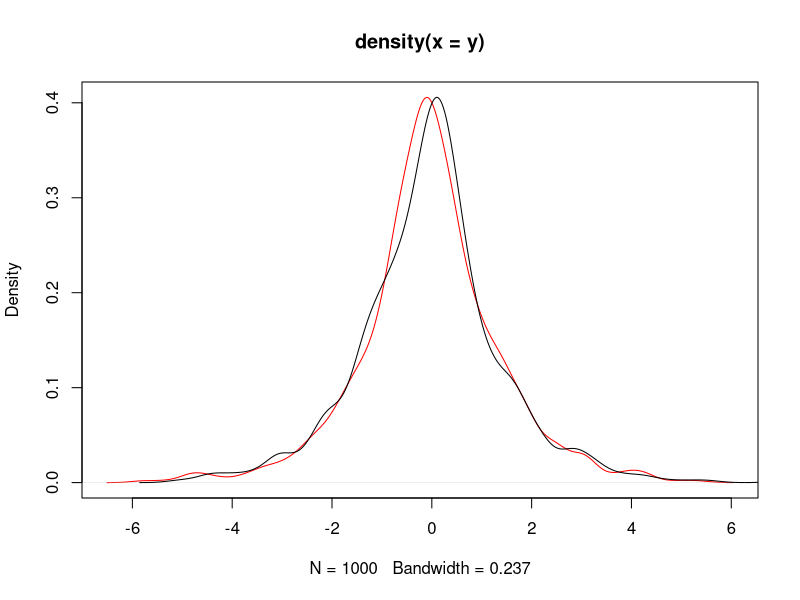
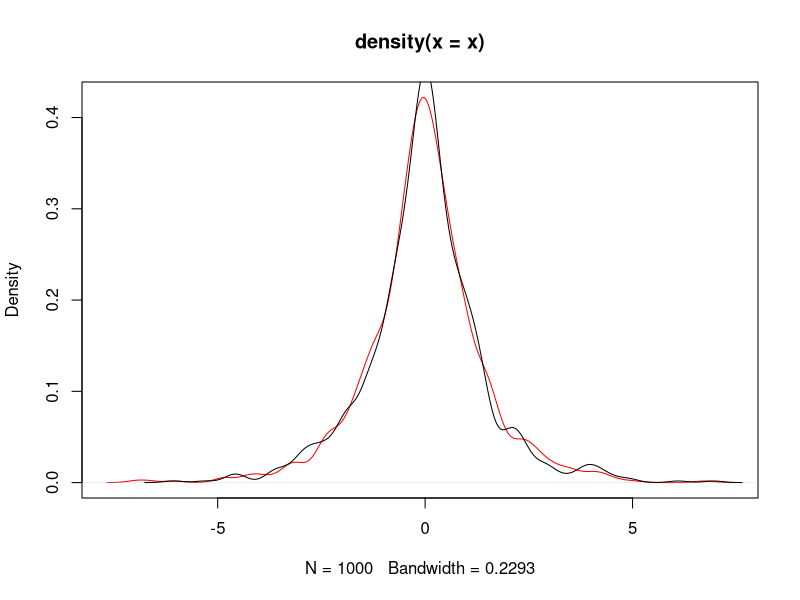
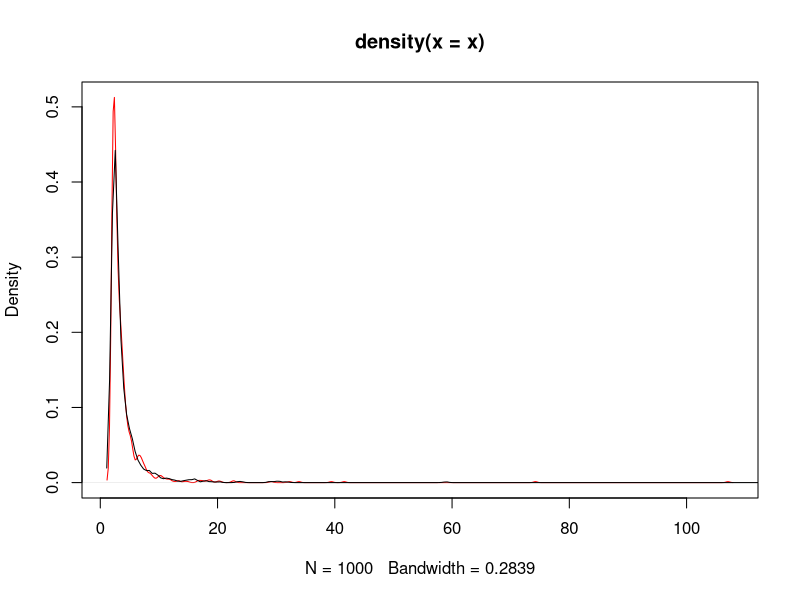
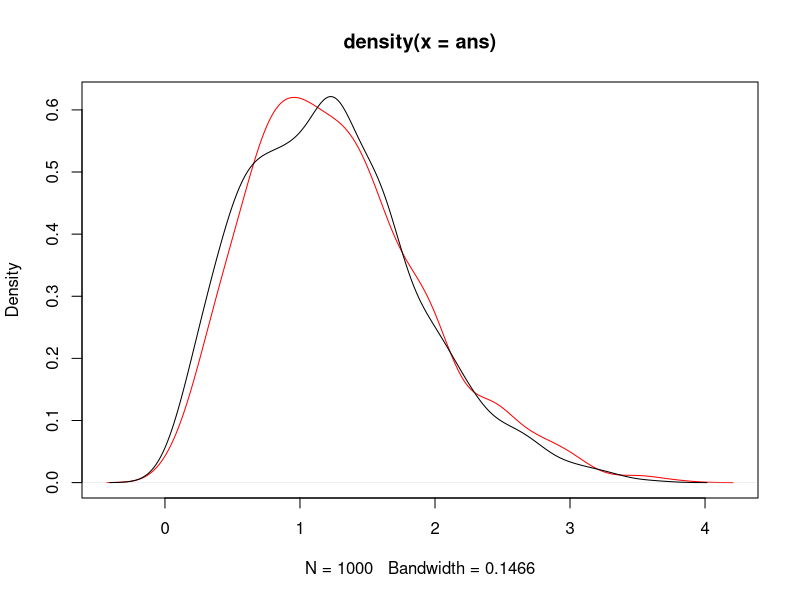
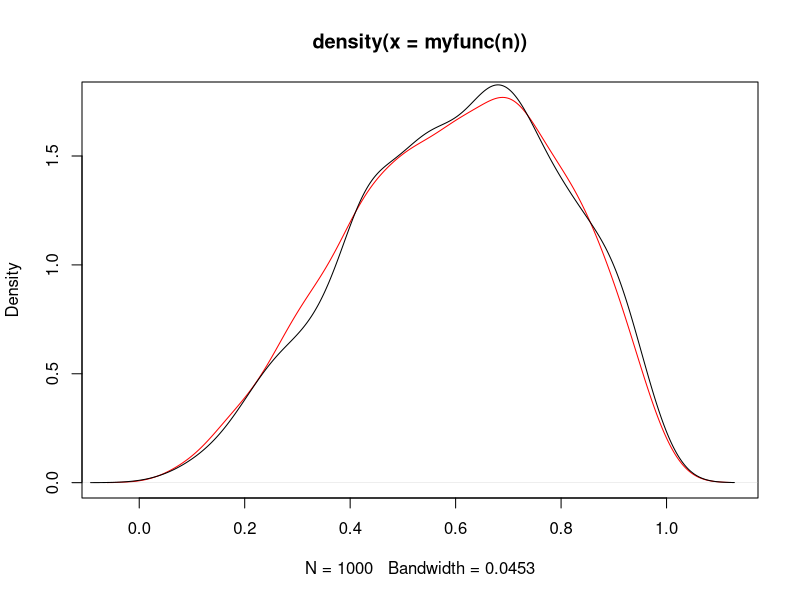

Source code (R) for these figures, in order: (Note: this script raises an error after producing the figures.)
# stat computing123

# 3.2 laplace distribution
# acceptance-rejection method
# f(x) = exp(-|x|)/2
# f(x) < 1/2
# g(x) = 1/12
# c = 6
# determine the upper and lower for x
-optim(0,function (x) -exp(-abs(x))/2)$value
uniroot(function (x) exp(-abs(x))/2 - 0.001,c(-10,0),tol = 1e-9)$root



n <- 1000;k <- j <- 0
y <- numeric(n)

while (k < n) {
  u <- runif(1)
  j <- j + 1
  x <- runif(1,-6,6)
  if (exp(-abs(x)) > u){
    k <- k+1
    y[k]  <- x
 } 
}
plot(density(y),col='red')
lines(density(VGAM::rlaplace(n)))
# the inverse transform method
# F^{-1}(p)= sgn(p-0.5)ln(1-2|p-0.5|)
set.seed(123)
p = runif(n)
x = -sign(p-0.5)*log(1-2*abs(p-0.5))
plot(density(x),col='red')
lines(density(VGAM::rlaplace(n)))

# exercise 3.3
# F(x) = 1 - (b/x)^a
# x = exp(log(b) - log(1-u)/a)
a <- b <- 2
u <- runif(n)
x = exp(log(b) - log(1-u)/a)
plot(density(x),col='red')
lines(density(VGAM::rpareto(n,2,2)))


# exercise 3.4:the rayleigh density
# F(x)=1-exp(-x^2/(2sigma^2))

library(VGAM)
n = 1000

scale = 1
ans <- scale * sqrt(-2 * log(runif(n)))

plot(density(ans),col='red')
lines(density(rrayleigh(n)))

# 3.5 
set.seed(123)
library(dplyr)
n <- 10^3
u = runif(n)
x = case_when(u <= 0.1 ~ 0,
              u > 0.1 & u <= 0.3 ~ 1,
              u > 0.3 & u <= 0.5 ~ 2,
              u > 0.5 & u <= 0.7 ~ 3,
              u > 0.7 & u <= 1 ~ 4)

y <- sample(0:4, size = n, replace = T, 
       prob = c(0.1,0.2,0.2,0.2,0.3))

rbind(table(x)/n,table(y)/n)

# 3.6 prove

# 3.7
# f(x) < 1.8
# c = 2


myfunc <- function(n) {
k <- j <- 0
y <- numeric(n)

while (k < n) {
  u <- runif(1)
  j <- j + 1
  x <- runif(1)
  if (6*x^2*(1-x) > u){
    k <- k+1
    y[k]  <- x
  } 
}
return(y)
}
plot(density(myfunc(n)),col='red')
lines(density(rbeta(n,3,2)))

# 3.8
rm(list=ls)
myfunc <- function(n,mu,sigma) exp(rnorm(n,mu,sigma))

n <- 10^3;mu <- 0;sigma <- 1

x <- myfunc(n,mu,sigma)
# please note :The log normal distribution has density

# f(x) = 1/(√(2 π) σ x) e^-((log x - μ)^2 / (2 σ^2))

# where μ and σ are the mean and standard deviation of the logarithm. 
# The mean is E(X) = exp(μ + 1/2 σ^2),
# and the variance Var(X) = exp(2*μ + σ^2)*(exp(σ^2) - 1)

plot(x,dlnorm(x,meanlog = mu + sigma^2/2,
              sdlog= 2*mu + sigma^2 - log(exp(sigma^2) - 1)),
     col='black')

lines(density(x),col='red')

# 3.9
rm(list=ls())
myfunc <- function(n){
  U1 <- runif(n,-1,1)
  U2 <- runif(n,-1,1)
  U3 <- runif(n,-1,1)
  return(ifelse(abs(U3) >= abs(U1) & abs(U3) >= abs(U2),U2,U3))
  
}
x <- myfunc(10^3)

plot(x,(1-x^2)*3/4,col='red')
lines(density(x))

# 3.11
rm(list=ls())
p1 <- 0.75;n=1000
y <- p1*rnorm(n) + (1-p1)*rnorm(n,mean = 3,sd = 1)
plot(density(y))

for ( i in seq(0.1,0.9,0.1)){
  lines(density(i*rnorm(n) + (1-i)*rnorm(n,mean = 3,sd = 1)),col= 10*i)
}

# 3.12
n = 10^3;beta=2;r=4
y = rexp(n,rgamma(1,shape = 4,rate = 2))

# 3.13
plot(density(y),col ='red')
lines(density(exp(log(beta)-log(runif(n))/r)-beta))

# 3.14
rm(list=ls())
rmvn.Choleski <-
  function(n, mu, Sigma) {
    # generate n random vectors from MVN(mu, Sigma)
    # dimension is inferred from mu and Sigma
    d <- length(mu)
    Q <- chol(Sigma) # Choleski factorization of Sigma
    Z <- matrix(rnorm(n*d), nrow=n, ncol=d)
    X <- Z %*% Q + matrix(mu, n, d, byrow=TRUE)
    X
  }

X <- rmvn.Choleski(200, mu = 0:2, 
                   Sigma = matrix(c(10,-5,5,-5,10,-5,5,-5,10)/10,
                                  nrow=3,byrow = T))
pairs(X)

cor(X)
apply(X,2,mean)


# 3.17
rmvn.Choleski <-
  function(n, mu, Sigma) {
    # generate n random vectors from MVN(mu, Sigma)
    # dimension is inferred from mu and Sigma
    d <- length(mu)
    Q <- chol(Sigma) # Choleski factorization of Sigma
    Z <- matrix(rnorm(n*d), nrow=n, ncol=d)
    X <- Z %*% Q + matrix(mu, n, d, byrow=TRUE)
    X
  }
X <- rmvn.Choleski(200, mu, Sigma)
pairs(X)

# 3.18
d = 5
(m2 <- matrix(1:d^2, 5, 5))
# lower.tri(m2)
m2[lower.tri(m2)] <- 0
m2

for ( i in 1:d) {
  for (j in i:d) {
    m2[i,j] = ifelse(i == j,sqrt(rchisq(1,d-i+1)),rnorm(1))
    
  }
}
m2


# Chapter 6
# 6.1
n <- 10^4
x <- runif(n,min = 0,max = pi/3)
theta_hat <- mean(sin(x))*pi/3
print(theta_hat)
print(cos(0)-cos(pi/3))

# 6.2
x <- seq(.1,2.5,length = 10)
m <- 10^4
u <- runif(m)
cdf <- numeric(length(x))
for (i in 1:length(x)){
  cdf[i] <-  mean(x[i]*exp(-(u*x[i])^2/2))/sqrt(2*pi)
  
}
phi <- pnorm(x)-pnorm(0)
print(round(rbind(x,cdf,phi),3))

x <- 2;m <- 10^4;z <- rnorm(m)
g <- (z < x); v <- mean((g - mean(z))^2)/m
cdf <- mean(g)
v;c(cdf - 1.96*sqrt(v),cdf + 1.96*sqrt(v))

# 6.3
set.seed(123)
rm(list = ls())
n <- 10^4;x <- runif(n,min = 0, max = 0.5)

theta.hat <- mean(exp(-x))/2

print(theta.hat);print(1- exp(-0.5))

b  <-  1/2;a  <-  0
var_g <- mean((exp(-x) - mean(exp(-x)))^2)
v <- var_g*(b - a)^2/n
v
# exponential
set.seed(123)
rm(list = ls())
n <- 10^4;x <- rexp(n)

theta.hat <- mean(exp(-x))/2

print(theta.hat);print(1- exp(-0.5))

b  <-  1/2;a  <-  0
var_g <- mean((exp(-x) - mean(exp(-x)))^2)
v <- var_g*(b - a)^2/n
v

# 6.4
rm(list = ls())
set.seed(123)

x <- c(1:9)/10
m <- 10^4
u <- runif(m)
cdf <- numeric(length(x))
for (i in 1:length(x)){
  g <- u^2*x[i]^3*(1 - u*x[i])^2
  cdf[i] <- gamma(6)*mean(g)/gamma(3)^2
}
phi <- pbeta(x,3,3)
print(round(rbind(x,cdf,phi),3))

# 6.5 

rm(list = ls())
set.seed(123)

x <- 2;m <- 10^4;z <- rnorm(m);g <- (z < x)
v <- mean((g-mean(g))^2)/m;v

g1 <- mean(z < x)
v1 <- g1*(1-g1)/m;
v;v1

# 6.6
rm(list = ls())
set.seed(123)
m <- 10^4
u <- runif(m)
cov(exp(u),exp(1-u))
var(exp(u));var(exp(1-u));var(exp(u) + exp(1-u))

# simple MC vs antithetic variates
x <- numeric()
MC.Phi <- function(R = 10^4, antithetic = TRUE) {
    u <- runif(R/2)
    if (!antithetic) v <- runif(R/2) else
      v <- 1 - u
    u <- c(u, v)
    g <- exp(u)
    x <- mean(g) 
  return(x)
}
m <- 10^3
MC1 <- MC2 <- numeric(m)

for (i in 1:m){
  MC1[i] <- MC.Phi(R = 10^3,antithetic = F)
  MC2[i] <- MC.Phi(R = 10^3,antithetic = T)
}

var(MC1)
var(MC2)
(1-var(MC2)/var(MC1))*100  #reduction in variance

# 6.9
rm(list = ls())
Rayleigh <- function(x, m = 10000, antithetic=TRUE){
  u <- runif(m/2)
  if (!antithetic)
    v <- runif(m/2)
  else
    v <- 1 - u
  u <- c(u,v)
  #calculate inv-cdf and varianace
  invcdf <- x * sqrt(-2 * log(u))
  invcdf
}

set.seed(123)
X1 <- Rayleigh(1.95, antithetic=FALSE)
X2 <- Rayleigh(1.95, antithetic=TRUE)
var(X1);var(X2)
# plot(density(X2))
# lines(density(VGAM::rrayleigh(10^4,scale = 1.95)))
set.seed(321)
X1prime <- Rayleigh(1.95, antithetic=FALSE)
X2prime <- Rayleigh(1.95, antithetic=T)
var(X1prime);var(X2prime)

(var(X1) - var(X2))/var(X1)
(var(X1prime) - var(X2prime))/var(X1prime)

# 6.10
# 7.1 Estimate the MSE of the level k trimmed means for random samples
# of size 20 generated from a standard Cauchy distribution. 
# (The target parameter θ is the center or median; the expected value does not exist.)
# Summarize the estimates of MSE in a table for k = 1,2,...,9.

n <- 20
m <- 1000
tmean <- numeric(m)
for (i in 1:m) {
  x <- sort(rcauchy(n))
  tmean[i] <- median(x[2:(n-1)]) # the estimate of theta is median, not mean
}
mse <- mean(tmean^2)
sqrt(sum((tmean- mean(tmean))^2)) / m

rm(list = ls())
n <- 20;K <- n/2- 1;m <- 1000
mse <- matrix(0, n/2, 2)

trimmed.mse <- function(n, m, k) {
  tmedian <- numeric(m)
  for (i in 1:m) {
    x <- sort(rcauchy(n))
    tmedian[i] <- median(x[(k+1):(n-k)]) 
  }
  mse.est <- mean(tmedian^2)
  se.mse <- sqrt(mean((tmedian-mean(tmedian))^2)) / sqrt(m)
  return(c(mse.est, se.mse))
}
for (k in 0:K) {
  mse[k+1, 1:2] <- trimmed.mse(n=n, m=m, k=k)
  }
mse


# 7.2 Plot the empirical power curve for the t-test in Example 7.9, changing
# the alternative hypothesis to H1 : µ /= 500, and keeping the significance
# level α = 0.05.
rm(list = ls())
n <- 20;m <- 1000
mu0 <- 500;sigma <- 100

mu <- c(seq(450, 650, 10)) #alternatives
M <- length(mu)
power <- numeric(M)
for (i in 1:M) {
  mu1 <- mu[i]
  pvalues <- replicate(m, expr = {
    #simulate under alternative mu1
    x <- rnorm(n, mean = mu1, sd = sigma)
    ttest <- t.test(x,
                    alternative = "two.sided", mu = mu0)
    ttest$p.value } )
  power[i] <- mean(pvalues <= .05)
}
se <- sqrt(power * (1-power) / m)

library(ggplot2)
df <- data.frame(mean=mu, power=power,
                 upper=power+2*se, lower=power-2*se)
ggplot(df, aes(x=mean, y=power)) +
  geom_line() +
  geom_vline(xintercept=500, lty=2) +
  geom_hline(yintercept=c(0,.05), lty=1:2) +
  geom_errorbar(aes(ymin=lower, ymax=upper), width = 0.2, lwd=1.5)


# 7.3 Plot the power curves for the t-test in Example 7.9 for sample sizes 10,
# 20, 30, 40, and 50, but omit the standard error bars. Plot the curves
# on the same graph, each in a different color or different line type, and
# include a legend. Comment on the relation between power and sample
# size.
rm(list = ls())
m <- 1000
mu0 <- 500;sigma <- 100

mu <- c(seq(450, 650, 10)) #alternatives
M <- length(mu)

power <- numeric(M);se <- numeric(M);
myfunc <- function(n) {
for (i in 1:M) {
  mu1 <- mu[i]
  pvalues <- replicate(m, expr = {
    #simulate under alternative mu1
    x <- rnorm(n, mean = mu1, sd = sigma)
    ttest <- t.test(x,
                    alternative = "two.sided", mu = mu0)
    ttest$p.value } )
  power[i] <- mean(pvalues <= .05)
    }
return(power)
}

plot(mu,myfunc(10),type = 'l',col = 1)
lines(mu,myfunc(20),type = 'l' ,col = 2)
lines(mu,myfunc(30),type = 'l',col = 3)
lines(mu,myfunc(40),type = 'l',col = 4)
lines(mu,myfunc(50),type = 'l',col = 5)



# 7.6:Suppose a 95% symmetric t-interval is applied to estimate a mean,
# but the sample data are non-normal. Then the probability that the
# confidence interval covers the mean is not necessarily equal to 0.95. Use
# a Monte Carlo experiment to estimate the coverage probability of the
# t-interval for random samples of χ2(2) data with sample size n = 20.
# Compare your t-interval results with the simulation results in Example
# 7.4. (The t-interval should be more robust to departures from normality
#       than the interval for variance.)

alpha = 0.05
n = 20
m = 1000

UCL = numeric(m)
LCL = numeric(m)

for(i in 1:m)
{
  x = rchisq(n, 2) # compare with x = rnorm(n) + 2
  LCL[i] = mean(x) - qt(alpha / 2, df=n-1, lower.tail = FALSE)*sd(x)/sqrt(n)
  UCL[i] = mean(x) + qt(alpha / 2, df=n-1, lower.tail = FALSE)*sd(x)/sqrt(n)
}

mean(LCL < 2 & UCL > 2)



# 7.7:Estimate the 0.025, 0.05, 0.95, and 0.975 quantiles of the skewness
# √b1 under normality by a Monte Carlo experiment. 
# Compute the standard error of the estimates from (2.14) 
# using the normal approximation for the density (with exact variance formula). 
# Compare the estimated quantiles with the quantiles of the large sample approximation
# √b1 ≈ N(0, 6/n).

rm(list = ls())
sk <- function(x) {
  #computes the sample skewness coeff.
  xbar <- mean(x)
  m3 <- mean((x - xbar)^3)
  m2 <- mean((x - xbar)^2)
  return( m3 / m2^1.5 )
}

n <- 20;m <- 1000
y <- numeric(m)
for (i in 1:m) {
  x <- rnorm(n)
  y[i] <- sk(x)
}

quantile(y,probs = c(.025,.05,.95,.975))
qnorm(c(.025,.05,.95,.975),mean = 0, sd = sqrt(6*(n-2)/((n+1)*(n+3))))
qnorm(c(.025,.05,.95,.975),mean = 0, sd = sqrt(6/n))



# 7.8：Estimate the power of the skewness test of normality against 
# symmetric Beta(α, α) distributions and comment on the results. 
# Are the results different for heavy-tailed symmetric alternatives such as t(ν)?

alpha <- .1
n <- 30
m <- 2500

#critical value for the skewness test
cv <- qnorm(1-alpha/2, 0, sqrt(6*(n-2) / ((n+1)*(n+3))))

sk <- function(x) {
  #computes the sample skewness coeff.
  xbar <- mean(x)
  m3 <- mean((x - xbar)^3)
  m2 <- mean((x - xbar)^2)
  return( m3 / m2^1.5 )
}

mean(replicate(m, expr = {
  #simulate under alternative mu1
  x <- rnorm(n, mean = 0, sd = 1)
  as.integer(abs(sk(x)) >= cv)} ))

mean(replicate(m, expr = {
  #simulate under alternative mu1
  x <- rbeta(n, 0.5, 0.5)
  as.integer(abs(sk(x)) >= cv)} ))

mean(replicate(m, expr = {
  #simulate under alternative mu1
  x <- rt(n, 10)
  as.integer(abs(sk(x)) >= cv)} ))


# 7.9
# Refer to Example 7.16. Repeat the simulation, but also compute the
# F test of equal variance, at significance level αˆ = 0.055. Compare the
# power of the Count Five test and F test for small, medium, and large sample sizes. 
# (Recall that the F test is not applicable for non-normal distributions.)

# generate samples under H1 to estimate power
rm(list = ls())
count5test <- function(x, y) {
  X <- x - mean(x)
  Y <- y - mean(y)
  outx <- sum(X > max(Y)) + sum(X < min(Y))
  outy <- sum(Y > max(X)) + sum(Y < min(X))
  # return 1 (reject) or 0 (do not reject H0)
  return(as.integer(max(c(outx, outy)) > 5))
}
sigma1 <- 1
sigma2 <- 1.5
m <- 1000;n <- c(1,10,100)*20
myfunc <- function(i){
print(c(mean(replicate(m, expr={
  x <- rnorm(n[i], 0, sigma1)
  y <- rnorm(n[i], 0, sigma2)
  count5test(x, y)
})),
mean(replicate(m, expr={
  x <- rnorm(n[i], 0, sigma1)
  y <- rnorm(n[i], 0, sigma2)
  var.test(x, y,conf.level = 1- 0.055)$p.value
}))))
}
options(digits = 3)
myfunc(1)
myfunc(2)
myfunc(3)


# 7.4 Suppose that X1,...,Xn are a random sample from a lognormal distri
# bution. Construct a 95% confidence interval for the parameter µ. Use a
# Monte Carlo method to obtain an empirical estimate of the confidence
# level when data is generated from standard lognormal.
